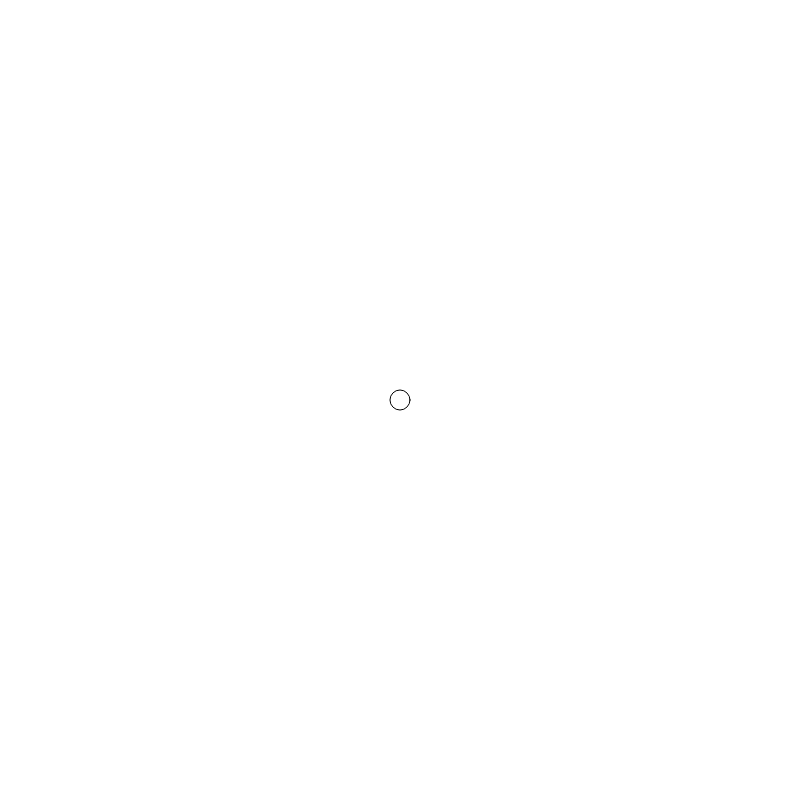
Frame 1 (no input)
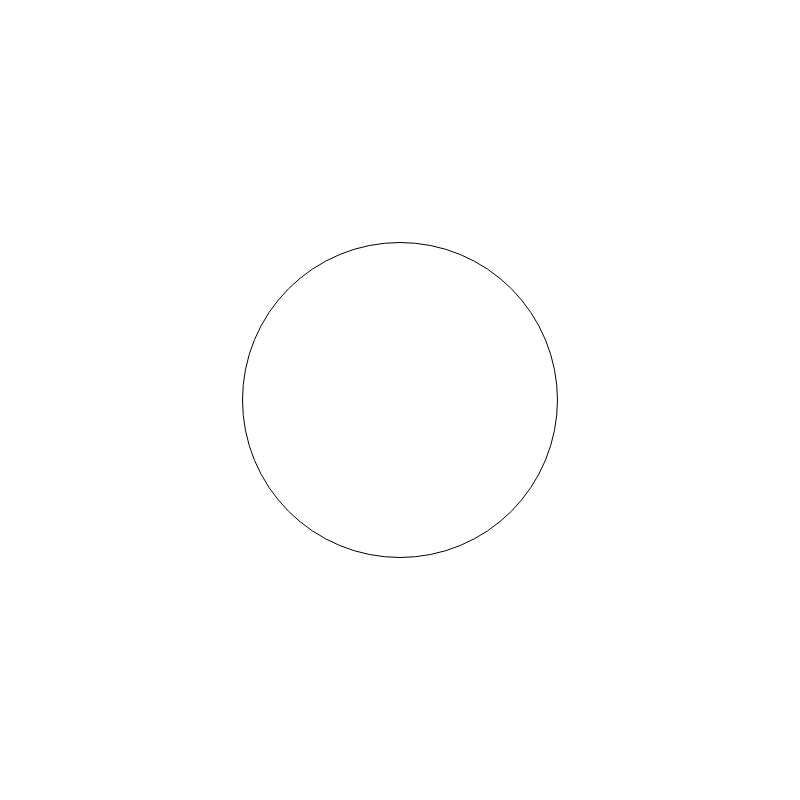
Frame 60 (no input)
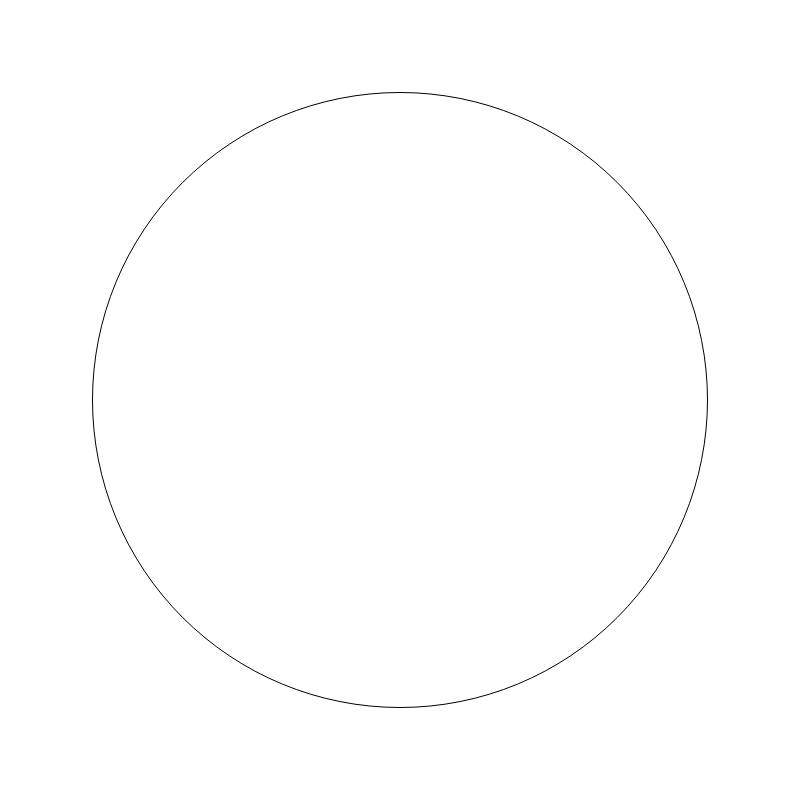
Frame 120 (the mouse pressed at the canvas centre since frame 60)

The p5.js sketch that drew these frames (run headless with seeded random() and noise() and a simulated clock; from frame 60 on, the mouse is pressed at the canvas centre):

// p5.js sketch
// ── sketch.js
/**
 * Un cercle grandit et rétrécit au file de l'exécution 
 *
 */
var direction;
var diametre;
var vitesse;
function setup() {
  createCanvas(800, 800);
  
  direction = 1;
  diametre = 20;
  vitesse = 5;
}

function draw() {
  ellipse(width/2, height/2, diametre, diametre);
  
  diametre = diametre + (direction * vitesse);
  
  // si le diametre atteint les bornes fixées
  if(diametre>width*0.8 || diametre < 10){
    // on inverse la direction de la croissance
    direction = direction * -1;
  }
  
}
